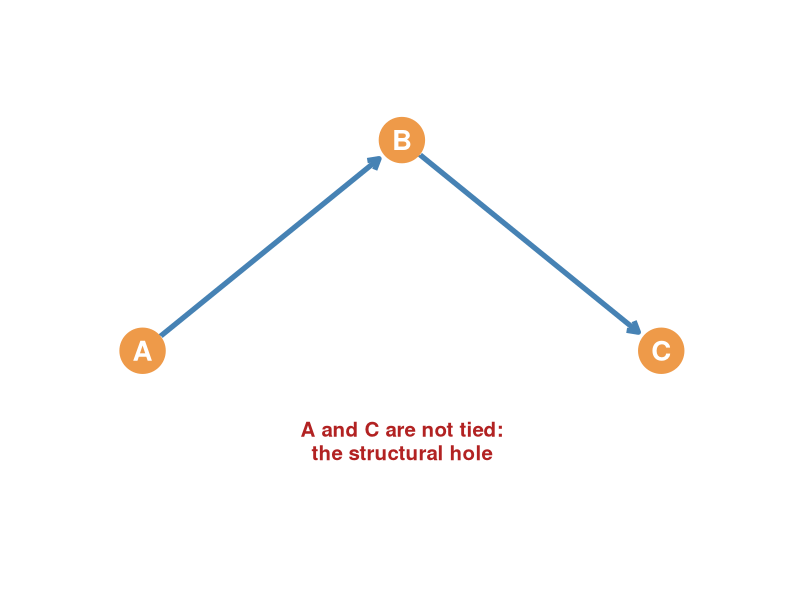
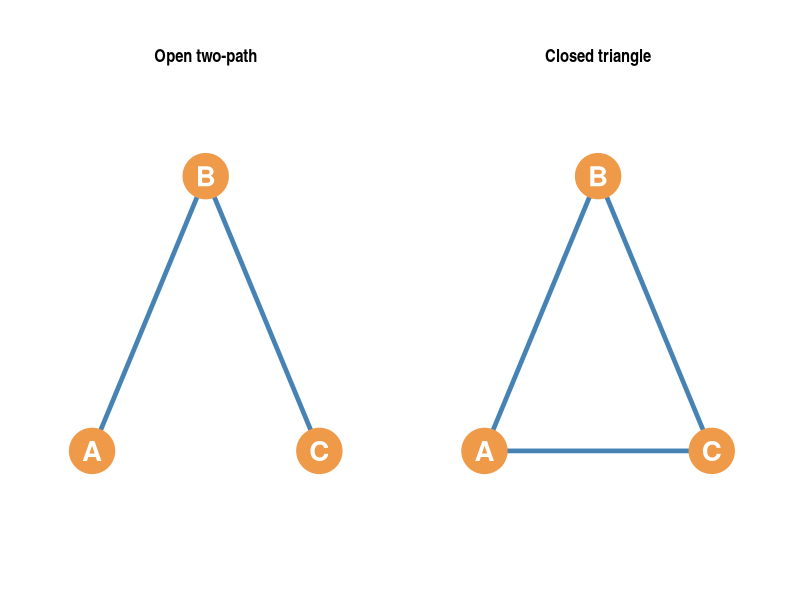
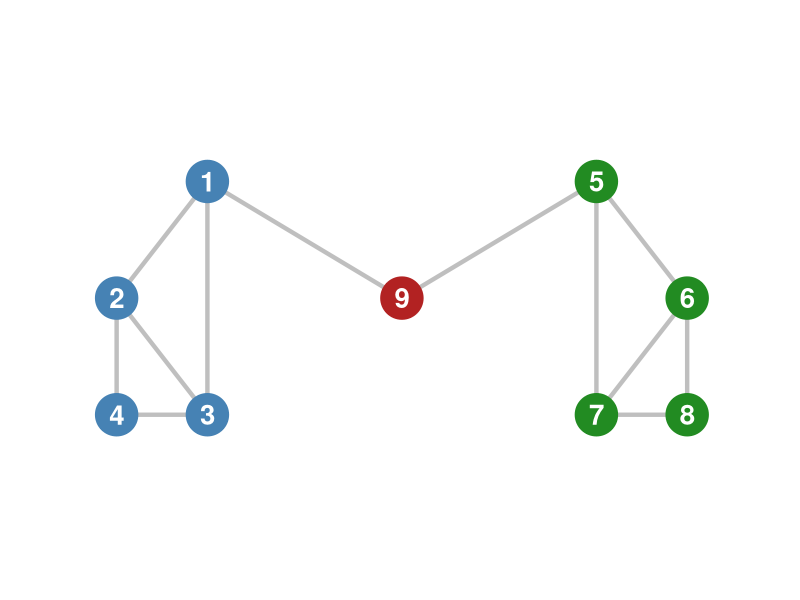
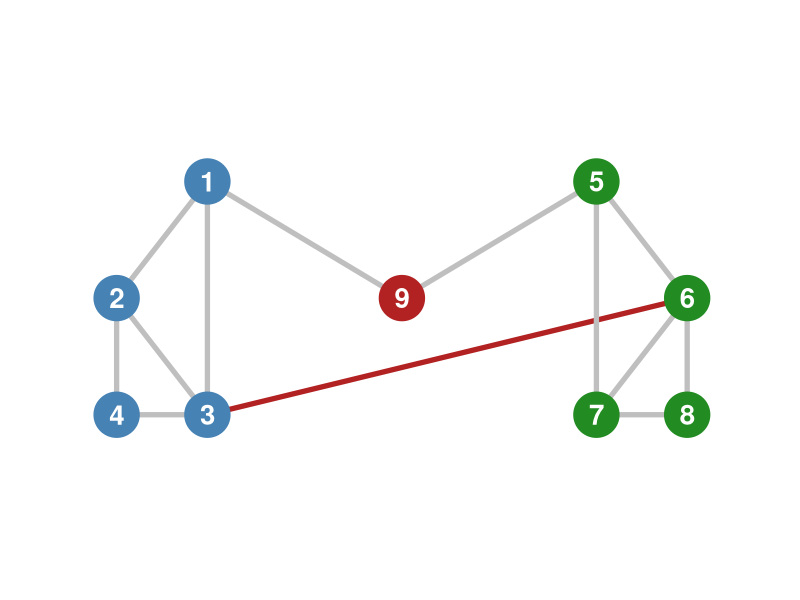
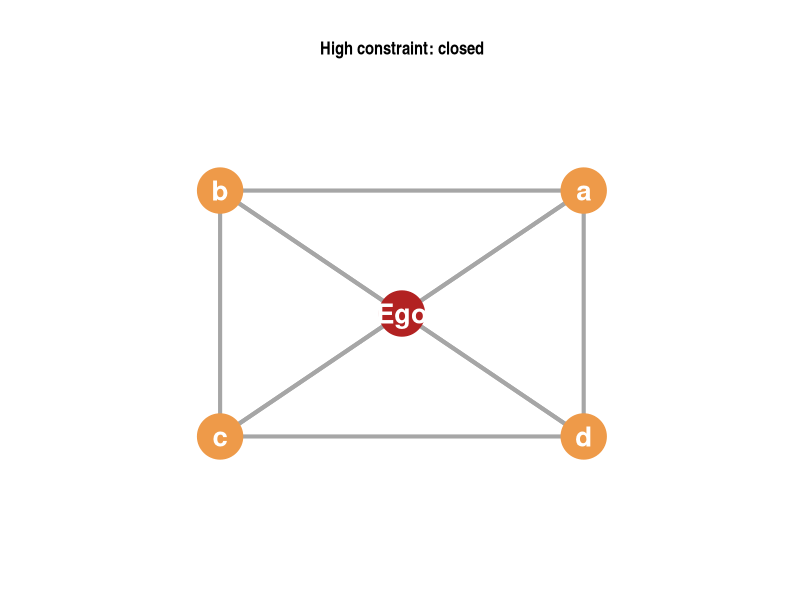
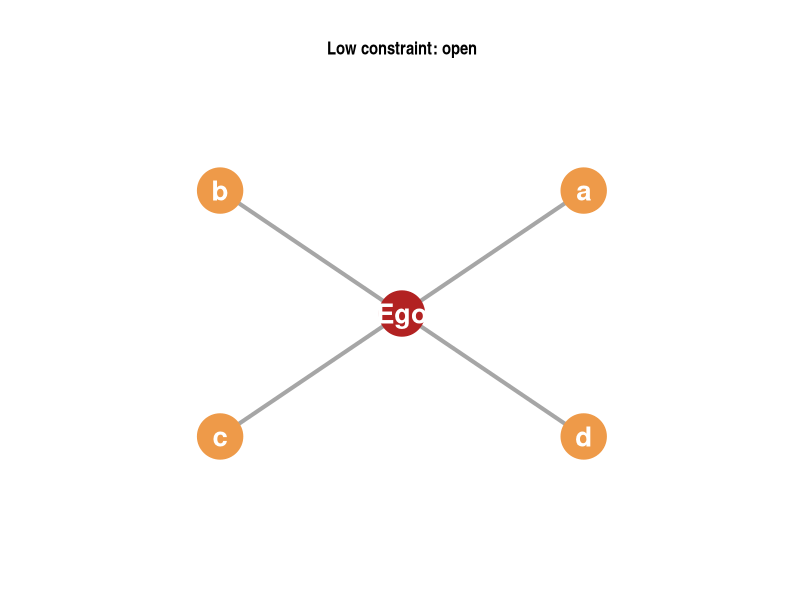
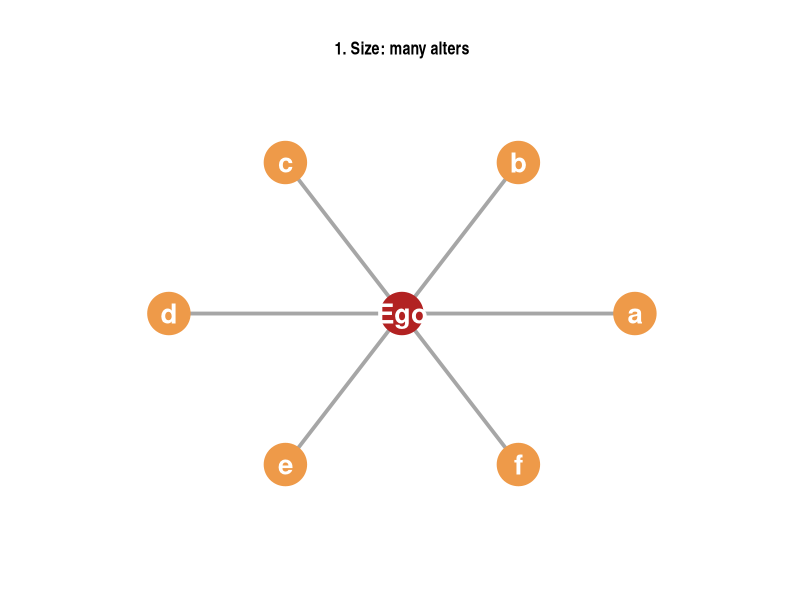
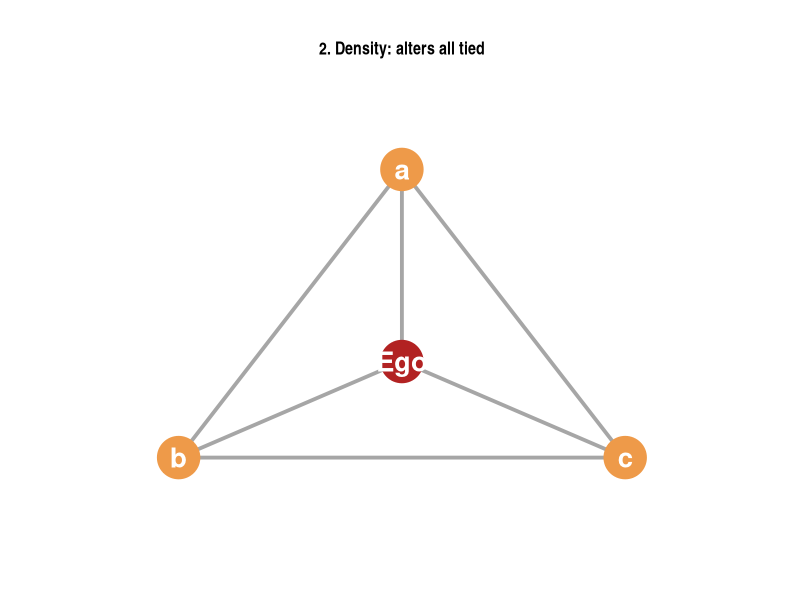

Reproduce these figures in R, in order.
## ---- chunk 1
library(ggplot2)
library(ggraph)
library(tidygraph)
library(igraph)
library(dplyr)
library(patchwork)

# Set seed for reproducible layout of 6-node and triadic graphs
set.seed(555)

# 1. Structural Hole Live Plot
edges_sh <- data.frame(
  from = c("1","1","2","2","3", "5","5","6","6","7", "9", "9"),
  to   = c("2","3","3","4","4", "6","7","7","8","8", "1", "5")
)
nodes_sh <- data.frame(
  name = as.character(1:9),
  group = c(rep("Group A", 4), rep("Group B", 4), "Broker")
)
gr_sh <- tbl_graph(nodes = nodes_sh, edges = edges_sh, directed = FALSE)

l_coords_sh <- matrix(c(
  -1.5, 0.5,   # 1
  -2.2, 0.0,   # 2
  -1.5, -0.5,  # 3
  -2.2, -0.5,  # 4
  1.5, 0.5,    # 5
  2.2, 0.0,    # 6
  1.5, -0.5,   # 7
  2.2, -0.5,   # 8
  0.0, 0.0     # 9 (Broker)
), ncol = 2, byrow = TRUE)

p_sh <- ggraph(gr_sh, layout = "manual", x = l_coords_sh[,1], y = l_coords_sh[,2]) +
  geom_edge_link(color = "grey75", width = 1.5) +
  geom_node_point(aes(color = group), size = 14) +
  geom_node_text(aes(label = name), size = 7, fontface = "bold", color = "white") +
  scale_color_manual(values = c("Group A" = "steelblue", "Group B" = "forestgreen", "Broker" = "firebrick")) +
  theme_graph() + theme(legend.position = "none") +
  coord_cartesian(xlim = c(-2.5, 2.5), ylim = c(-1.0, 1.0), clip = "off")

# 2. Gould & Fernandez Brokerage Roles Live Plot Function
plot_brokerage <- function(node_groups, title) {
  edges_gf <- data.frame(
    from = c("A", "B"),
    to   = c("B", "C")
  )
  nodes_gf <- data.frame(
    name = c("A", "B", "C"),
    group = node_groups
  )
  g_gf <- tbl_graph(nodes = nodes_gf, edges = edges_gf, directed = TRUE)
  
  l_coords_gf <- matrix(c(
    -1.0,  0.0,  # A
     0.0,  0.8,  # B (Broker)
     1.0,  0.0   # C
  ), ncol = 2, byrow = TRUE)
  
  ggraph(g_gf, layout = "manual", x = l_coords_gf[,1], y = l_coords_gf[,2]) +
    geom_edge_link(color = "steelblue", width = 1.8,
                   arrow = arrow(length = unit(3, 'mm')),
                   end_cap = circle(7.5, 'mm'),
                   start_cap = circle(6.0, 'mm')) +
    geom_node_point(aes(color = group), size = 14) +
    geom_node_text(aes(label = name), size = 7, fontface = "bold", color = "white") +
    scale_color_manual(values = c("Group 1" = "steelblue", 
                                  "Group 2" = "forestgreen", 
                                  "Group 3" = "firebrick")) +
    labs(title = title) +
    theme_graph() + 
    coord_cartesian(xlim = c(-1.2, 1.2), ylim = c(-0.2, 1.0), clip = "off") +
    theme(plot.title = element_text(hjust = 0.5, face = "bold", size = 14, margin = margin(b = 10)),
          legend.position = "none")
}

# 3. Obstfeld Processes Live Plots
# A) Conduit (Relays info, no A-C tie)
edges_con <- data.frame(from = c("A", "B"), to = c("B", "C"))
g_con <- tbl_graph(nodes = data.frame(name = c("A", "B", "C")), edges = edges_con, directed = TRUE)
l_con <- matrix(c(-1.0, 0.0, 0.0, 0.5, 1.0, 0.0), ncol = 2, byrow = TRUE)
p_con <- ggraph(g_con, layout = "manual", x = l_con[,1], y = l_con[,2]) +
  geom_edge_link(color = "steelblue", width = 1.8, arrow = arrow(length = unit(3, 'mm')), end_cap = circle(6.5, 'mm'), start_cap = circle(5.0, 'mm')) +
  geom_node_point(size = 14, color = "tan2") +
  geom_node_text(aes(label = name), size = 7, fontface = "bold", color = "white") +
  labs(title = "Conduit Flow (Relaying)") + theme_graph() + 
  coord_cartesian(xlim = c(-1.2, 1.2), ylim = c(-0.2, 0.8), clip = "off") +
  theme(plot.title = element_text(hjust = 0.5, face = "bold", size = 14))

# B) Tertius Gaudens (Dividing, B keeps them apart/exploits)
edges_gau <- data.frame(from = c("B", "B"), to = c("A", "C"))
g_gau <- tbl_graph(nodes = data.frame(name = c("A", "B", "C")), edges = edges_gau, directed = TRUE)
l_gau <- matrix(c(-1.0, 0.0, 0.0, 0.5, 1.0, 0.0), ncol = 2, byrow = TRUE)
p_gau <- ggraph(g_gau, layout = "manual", x = l_gau[,1], y = l_gau[,2]) +
  geom_edge_link(color = "firebrick", width = 1.8, arrow = arrow(length = unit(3, 'mm')), end_cap = circle(6.5, 'mm'), start_cap = circle(5.0, 'mm')) +
  geom_node_point(size = 14, color = "tan2") +
  geom_node_text(aes(label = name), size = 7, fontface = "bold", color = "white") +
  labs(title = "Tertius Gaudens (Dividing)") + theme_graph() + 
  coord_cartesian(xlim = c(-1.2, 1.2), ylim = c(-0.2, 0.8), clip = "off") +
  theme(plot.title = element_text(hjust = 0.5, face = "bold", size = 14))

# C) Tertius Iungens (Connecting, forging a direct trust tie A-C)
# We use an undirected graph to represent the newly closed triad
edges_iun <- data.frame(
  from = c("A", "B", "A"),
  to   = c("B", "C", "C")
)
# Add an edge attribute 'type' to highlight the closed tie
g_iun <- tbl_graph(nodes = data.frame(name = c("A", "B", "C")), edges = edges_iun, directed = FALSE)
l_iun <- matrix(c(-1.0, 0.0, 0.0, 0.5, 1.0, 0.0), ncol = 2, byrow = TRUE)
# We can color the A-C link (the third edge) differently in ggraph
p_iun <- ggraph(g_iun, layout = "manual", x = l_iun[,1], y = l_iun[,2]) +
  geom_edge_link(aes(color = (node1.name == "A" & node2.name == "C") | (node1.name == "C" & node2.name == "A")), width = 1.8) +
  scale_edge_color_manual(values = c("TRUE" = "firebrick", "FALSE" = "steelblue")) +
  geom_node_point(size = 14, color = "tan2") +
  geom_node_text(aes(label = name), size = 7, fontface = "bold", color = "white") +
  labs(title = "Tertius Iungens (Connecting)") + theme_graph() + 
  coord_cartesian(xlim = c(-1.2, 1.2), ylim = c(-0.2, 0.8), clip = "off") +
  theme(plot.title = element_text(hjust = 0.5, face = "bold", size = 14), legend.position = "none")

# 4. Two-path with a structural hole (intro slide)
g_dy <- tbl_graph(nodes = data.frame(name = c("A", "B", "C")),
                  edges = data.frame(from = c("A", "B"), to = c("B", "C")), directed = TRUE)
l_dy <- matrix(c(-1.0, 0.0,  0.0, 0.7,  1.0, 0.0), ncol = 2, byrow = TRUE)
p_dy <- ggraph(g_dy, layout = "manual", x = l_dy[,1], y = l_dy[,2]) +
  geom_edge_link(color = "steelblue", width = 1.8,
                 arrow = arrow(length = unit(3, 'mm')),
                 end_cap = circle(7.5, 'mm'), start_cap = circle(6.0, 'mm')) +
  geom_node_point(size = 15, color = "tan2") +
  geom_node_text(aes(label = name), size = 7, fontface = "bold", color = "white") +
  annotate("text", x = 0, y = -0.30, label = "A and C are not tied:\nthe structural hole",
           color = "firebrick", size = 5.2, fontface = "bold", lineheight = 0.95) +
  theme_graph() +
  coord_cartesian(xlim = c(-1.25, 1.25), ylim = c(-0.60, 0.95), clip = "off")

# 5. Mini pair: open two-path vs closed triangle
make_mini <- function(closed, title) {
  edges_m <- if (closed) data.frame(from = c("A", "B", "A"), to = c("B", "C", "C"))
             else data.frame(from = c("A", "B"), to = c("B", "C"))
  g_m <- tbl_graph(nodes = data.frame(name = c("A", "B", "C")), edges = edges_m, directed = FALSE)
  l_m <- matrix(c(-0.9, -0.5,  0.0, 0.6,  0.9, -0.5), ncol = 2, byrow = TRUE)
  ggraph(g_m, layout = "manual", x = l_m[,1], y = l_m[,2]) +
    geom_edge_link(color = "steelblue", width = 1.6) +
    geom_node_point(size = 15, color = "tan2") +
    geom_node_text(aes(label = name), size = 7, fontface = "bold", color = "white") +
    labs(title = title) +
    theme_graph() +
    coord_cartesian(xlim = c(-1.1, 1.1), ylim = c(-0.8, 0.9), clip = "off") +
    theme(plot.title = element_text(hjust = 0.5, face = "bold", size = 13))
}
p_mini_pair <- make_mini(FALSE, "Open two-path") + make_mini(TRUE, "Closed triangle")

# 6. A second tie crossing the hole (redundancy)
edges_sh2 <- rbind(edges_sh, data.frame(from = "3", to = "6"))
gr_sh2 <- tbl_graph(nodes = nodes_sh, edges = edges_sh2, directed = FALSE)
p_sh2 <- ggraph(gr_sh2, layout = "manual", x = l_coords_sh[,1], y = l_coords_sh[,2]) +
  geom_edge_link(aes(color = node1.name == "3" & node2.name == "6"), width = 1.8) +
  scale_edge_color_manual(values = c("TRUE" = "firebrick", "FALSE" = "grey75")) +
  geom_node_point(aes(color = group), size = 15) +
  geom_node_text(aes(label = name), size = 7, fontface = "bold", color = "white") +
  scale_color_manual(values = c("Group A" = "steelblue", "Group B" = "forestgreen", "Broker" = "firebrick")) +
  theme_graph() + theme(legend.position = "none") +
  coord_cartesian(xlim = c(-2.5, 2.5), ylim = c(-1.0, 1.0), clip = "off")

# 7. Ego networks: high vs low constraint
plot_ego_c <- function(closed, title) {
  al <- c("a", "b", "c", "d")
  edges_e <- data.frame(from = rep("Ego", 4), to = al)
  if (closed) {
    pr <- combn(al, 2, simplify = FALSE)
    edges_e <- rbind(edges_e, data.frame(from = sapply(pr, `[`, 1), to = sapply(pr, `[`, 2)))
  }
  nm <- c("Ego", al)
  g_e <- tbl_graph(nodes = data.frame(name = nm, role = ifelse(nm == "Ego", "Ego", "Alter")),
                   edges = edges_e, directed = FALSE)
  ang <- (0:3) * pi/2 + pi/4
  l_e <- rbind(c(0, 0), cbind(cos(ang), sin(ang)) * 1.15)
  ggraph(g_e, layout = "manual", x = l_e[,1], y = l_e[,2]) +
    geom_edge_link(color = "grey65", width = 1.4) +
    geom_node_point(aes(color = role), size = 15, show.legend = FALSE) +
    geom_node_text(aes(label = name), size = 7, fontface = "bold", color = "white") +
    scale_color_manual(values = c(Ego = "firebrick", Alter = "tan2")) +
    labs(title = title) +
    theme_graph() +
    coord_cartesian(xlim = c(-1.45, 1.45), ylim = c(-1.45, 1.45), clip = "off") +
    theme(plot.title = element_text(hjust = 0.5, face = "bold", size = 13))
}
p_ego_hi <- plot_ego_c(TRUE, "High constraint: closed")
p_ego_lo <- plot_ego_c(FALSE, "Low constraint: open")

# 8. Three determinants of constraint
det_plot <- function(names, edges_df, coords, title, hl = "Ego") {
  g_d <- tbl_graph(nodes = data.frame(name = names, role = ifelse(names == hl, "Focus", "Other")),
                   edges = edges_df, directed = FALSE)
  ggraph(g_d, layout = "manual", x = coords[,1], y = coords[,2]) +
    geom_edge_link(color = "grey65", width = 1.3) +
    geom_node_point(aes(color = role), size = 14, show.legend = FALSE) +
    geom_node_text(aes(label = name), size = 7, fontface = "bold", color = "white") +
    scale_color_manual(values = c(Focus = "firebrick", Other = "tan2")) +
    labs(title = title) +
    coord_cartesian(xlim = c(min(coords[,1]) - 0.45, max(coords[,1]) + 0.45),
                    ylim = c(min(coords[,2]) - 0.45, max(coords[,2]) + 0.45)) +
    theme_graph() +
    theme(plot.title = element_text(hjust = 0.5, face = "bold", size = 12.5))
}

# Size: six alters, none of them tied to each other
al6 <- c("a", "b", "c", "d", "e", "f")
ang6 <- (0:5) * pi/3
e_size <- data.frame(from = rep("Ego", 6), to = al6)
p_size <- det_plot(c("Ego", al6), e_size,
                   rbind(c(0, 0), cbind(cos(ang6), sin(ang6)) * 1.15),
                   "1. Size: many alters")

# Density: three alters, all tied to each other
al3 <- c("a", "b", "c")
pr3 <- combn(al3, 2, simplify = FALSE)
e_dens <- rbind(data.frame(from = rep("Ego", 3), to = al3),
                data.frame(from = sapply(pr3, `[`, 1), to = sapply(pr3, `[`, 2)))
ang3 <- c(pi/2, pi/2 + 2*pi/3, pi/2 + 4*pi/3)
p_dens <- det_plot(c("Ego", al3), e_dens,
                   rbind(c(0, 0), cbind(cos(ang3), sin(ang3)) * 1.15),
                   "2. Density: alters all tied")

# Hierarchy: a, b, c reach each other only through the hub q
e_hier <- data.frame(from = c("Ego", "Ego", "Ego", "Ego", "q", "q", "q"),
                     to   = c("a", "b", "c", "q", "a", "b", "c"))
l_hier <- matrix(c(-1.3, 0.0,   # Ego
                    0.1, 0.0,   # q (hub)
                    1.3, 0.75,  # a
                    1.3, 0.0,   # b
                    1.3, -0.75), ncol = 2, byrow = TRUE)
p_hier <- det_plot(c("Ego", "q", "a", "b", "c"), e_hier, l_hier,
                   "3. Hierarchy: ties funnel through q", hl = "q")

# 9. Idea generation: broker between two information pools
idea_nodes <- data.frame(name = c("A1", "A2", "A3", "B1", "B2", "B3", "B"),
                         grp = c(rep("pA", 3), rep("pB", 3), "brok"))
idea_edges <- data.frame(from = rep("B", 6), to = c("A1", "A2", "A3", "B1", "B2", "B3"))
g_idea <- tbl_graph(nodes = idea_nodes, edges = idea_edges, directed = FALSE)
l_idea <- rbind(cbind(-1.4, c(0.8, 0, -0.8)), cbind(1.4, c(0.8, 0, -0.8)), c(0, 0))
p_idea <- ggraph(g_idea, layout = "manual", x = l_idea[,1], y = l_idea[,2]) +
  geom_edge_link(color = "grey75", width = 1.4) +
  geom_node_point(aes(color = grp), size = 14, show.legend = FALSE) +
  geom_node_text(aes(label = name), size = 7, fontface = "bold", color = "white") +
  scale_color_manual(values = c(pA = "steelblue", pB = "forestgreen", brok = "firebrick")) +
  annotate("text", x = -1.4, y = 1.35, label = "Group A's pool", size = 5, fontface = "bold", color = "steelblue") +
  annotate("text", x = 1.4, y = 1.35, label = "Group B's pool", size = 5, fontface = "bold", color = "forestgreen") +
  theme_graph() +
  coord_cartesian(xlim = c(-1.9, 1.9), ylim = c(-1.05, 1.55), clip = "off")

# 10. Stylized constraint-reward gradient (Empirical Findings slide)
p_reward <- ggplot(data.frame(x = c(0, 1)), aes(x)) +
  stat_function(fun = function(x) 1.05 - 0.85 * x, color = "steelblue", linewidth = 1.6) +
  scale_y_continuous(limits = c(0, 1.45), breaks = NULL, labels = NULL) +
  scale_x_continuous(breaks = c(0, 1), labels = c("Low\n(open network)", "High\n(closed network)")) +
  labs(x = "Network constraint", y = "Organizational rewards") +
  annotate("text", x = 0.03, y = 1.38, label = "Brokers: higher salary,\nfaster promotion,\nbetter evaluations",
           hjust = 0, size = 4.6, fontface = "bold", color = "firebrick", lineheight = 0.95) +
  theme_minimal(base_size = 15) +
  theme(panel.grid = element_blank(),
        axis.title = element_text(face = "bold"),
        axis.text.x = element_text(face = "bold"))

# 11. Gould & Fernandez triad: Source -> Broker -> Target
g_gfr <- tbl_graph(nodes = data.frame(name = c("A", "B", "C")),
                   edges = data.frame(from = c("A", "B"), to = c("B", "C")), directed = TRUE)
l_gfr <- matrix(c(-1.0, 0.0,  0.0, 0.7,  1.0, 0.0), ncol = 2, byrow = TRUE)
p_gfr <- ggraph(g_gfr, layout = "manual", x = l_gfr[,1], y = l_gfr[,2]) +
  geom_edge_link(color = "steelblue", width = 1.8, arrow = arrow(length = unit(3, 'mm')),
                 end_cap = circle(7.5, 'mm'), start_cap = circle(6.0, 'mm')) +
  geom_node_point(size = 15, color = "tan2") +
  geom_node_text(aes(label = name), size = 7, fontface = "bold", color = "white") +
  annotate("text", x = -1.0, y = -0.30, label = "Source", size = 5.2, fontface = "bold") +
  annotate("text", x = 0.0, y = 0.98, label = "Broker", size = 5.2, fontface = "bold") +
  annotate("text", x = 1.0, y = -0.30, label = "Target", size = 5.2, fontface = "bold") +
  theme_graph() +
  coord_cartesian(xlim = c(-1.25, 1.25), ylim = c(-0.50, 1.10), clip = "off")

# 12. Worked constraint example: ego E; alters a, b (tied to each other) and c (isolated)
g_wk <- tbl_graph(nodes = data.frame(name = c("E", "a", "b", "c"),
                                     role = ifelse(c("E", "a", "b", "c") == "E", "Ego", "Alter")),
                  edges = data.frame(from = c("E", "E", "E", "a"), to = c("a", "b", "c", "b")),
                  directed = FALSE)
l_wk <- matrix(c(-1.2, 0.0,   # E
                  0.6, 0.85,  # a
                  0.6, -0.85, # b
                  1.7, 0.0), ncol = 2, byrow = TRUE)  # c
p_wk <- ggraph(g_wk, layout = "manual", x = l_wk[,1], y = l_wk[,2]) +
  geom_edge_link(color = "grey65", width = 1.6) +
  geom_node_point(aes(color = role), size = 15, show.legend = FALSE) +
  geom_node_text(aes(label = name), size = 7, fontface = "bold", color = "white") +
  scale_color_manual(values = c(Ego = "firebrick", Alter = "tan2")) +
  theme_graph() +
  coord_cartesian(xlim = c(-1.5, 2.0), ylim = c(-1.1, 1.1), clip = "off")
## ---- chunk 2
#| echo: false
#| fig-height: 3.4
#| fig-width: 4.6
p_dy
## ---- chunk 3
#| echo: false
#| fig-height: 3.0
#| fig-width: 5.5
p_mini_pair
## ---- chunk 4
#| echo: false
#| fig-height: 4.8
#| fig-width: 5.5
p_sh
## ---- chunk 5
#| echo: false
#| fig-height: 4.2
#| fig-width: 4.6
p_sh2
## ---- chunk 6
#| echo: false
#| fig-height: 3.4
#| fig-width: 3.4
p_ego_hi
## ---- chunk 7
#| echo: false
#| fig-height: 3.4
#| fig-width: 3.4
p_ego_lo
## ---- chunk 8
#| echo: false
#| fig-height: 3.0
#| fig-width: 3.3
p_size
## ---- chunk 9
#| echo: false
#| fig-height: 3.0
#| fig-width: 3.3
p_dens
## ---- chunk 10
#| echo: false
#| fig-height: 3.0
#| fig-width: 3.3
p_hier
## ---- chunk 11
#| echo: false
#| fig-height: 3.6
#| fig-width: 5.2
p_reward
## ---- chunk 12
#| echo: false
#| fig-height: 3.4
#| fig-width: 4.6
p_idea
## ---- chunk 13
#| echo: false
#| fig-height: 3.6
#| fig-width: 4.2
p_gfr
## ---- chunk 14
#| echo: false
#| fig-height: 4.8
#| fig-width: 4.8
plot_brokerage(c("Group 1", "Group 1", "Group 1"), "1. Coordinator")
## ---- chunk 15
#| echo: false
#| fig-height: 4.8
#| fig-width: 4.8
plot_brokerage(c("Group 1", "Group 2", "Group 1"), "2. Itinerant Broker (Consultant)")
## ---- chunk 16
#| echo: false
#| fig-height: 4.8
#| fig-width: 4.8
plot_brokerage(c("Group 1", "Group 2", "Group 2"), "3. Gatekeeper")
## ---- chunk 17
#| echo: false
#| fig-height: 4.8
#| fig-width: 4.8
plot_brokerage(c("Group 1", "Group 1", "Group 2"), "4. Representative")
## ---- chunk 18
#| echo: false
#| fig-height: 4.8
#| fig-width: 4.8
plot_brokerage(c("Group 1", "Group 2", "Group 3"), "5. Liaison")
## ---- chunk 19
#| echo: false
#| fig-height: 4.5
#| fig-width: 4.5
p_con
## ---- chunk 20
#| echo: false
#| fig-height: 4.2
#| fig-width: 4.2
# Let's draw the Tertius Gaudens plot where B separates A and C
g_tg <- tbl_graph(nodes = data.frame(name=c("A", "B", "C"), group=c("Group 1", "Group 2", "Group 1")),
                  edges = data.frame(from=c("B", "B"), to=c("A", "C")), directed=TRUE)
l_coords_tg <- matrix(c(-1.0, 0.0,  0.0, 0.8,  1.0, 0.0), ncol=2, byrow=TRUE)
ggraph(g_tg, layout = "manual", x = l_coords_tg[,1], y = l_coords_tg[,2]) +
  geom_edge_link(color = "steelblue", width = 1.8, arrow = arrow(length = unit(3, 'mm')), end_cap = circle(7.5, 'mm'), start_cap = circle(6.0, 'mm')) +
  geom_node_point(aes(color = group), size = 14) +
  geom_node_text(aes(label = name), size = 7, fontface = "bold", color = "white") +
  scale_color_manual(values = c("Group 1" = "steelblue", "Group 2" = "forestgreen")) +
  theme_graph() + theme(legend.position = "none") +
  coord_cartesian(xlim = c(-1.2, 1.2), ylim = c(-0.2, 1.0), clip = "off")
## ---- chunk 21
#| echo: false
#| fig-height: 4.5
#| fig-width: 4.5
p_iun
## ---- chunk 22
#| echo: false
#| fig-height: 3.2
#| fig-width: 3.6
p_wk
